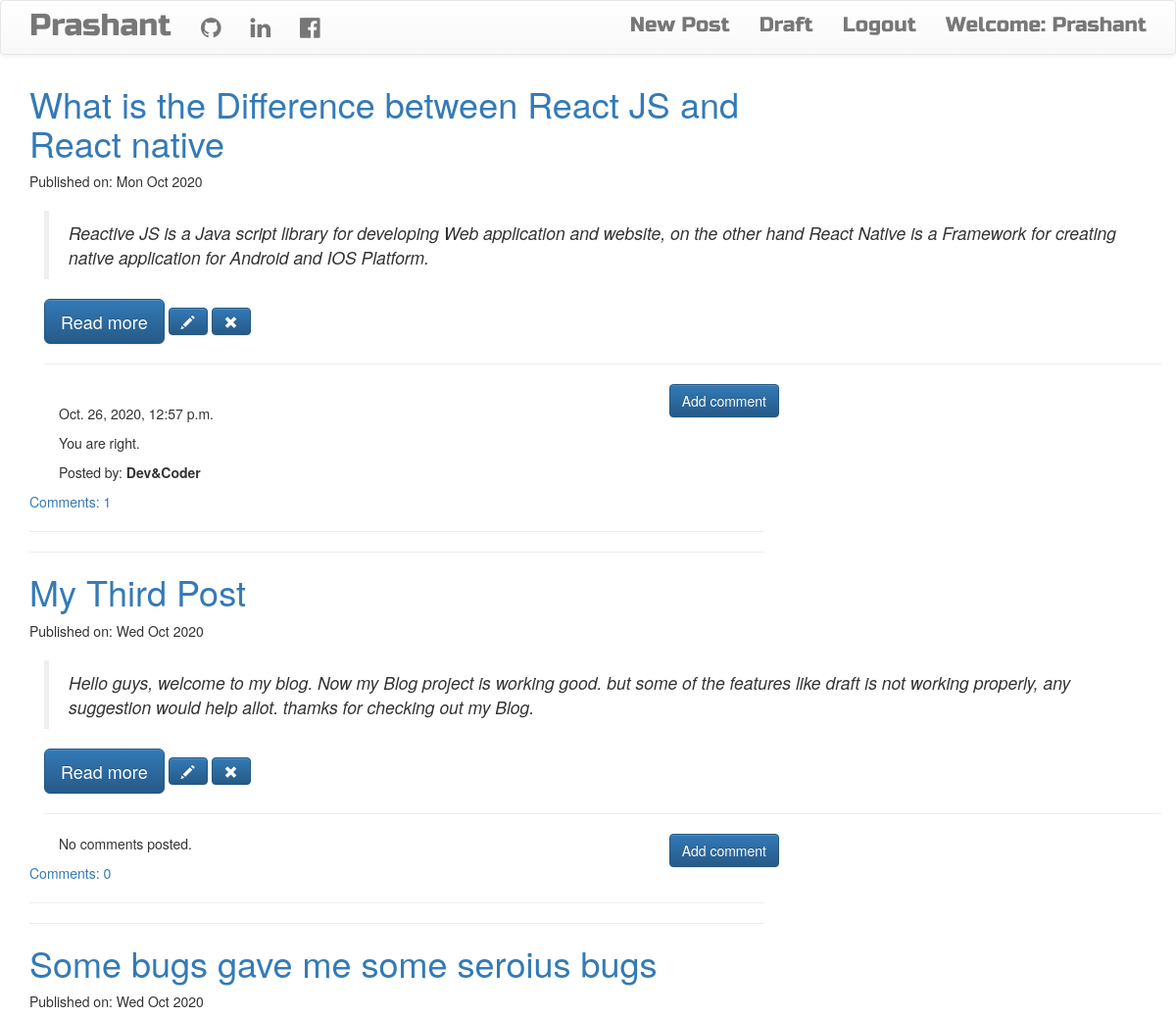
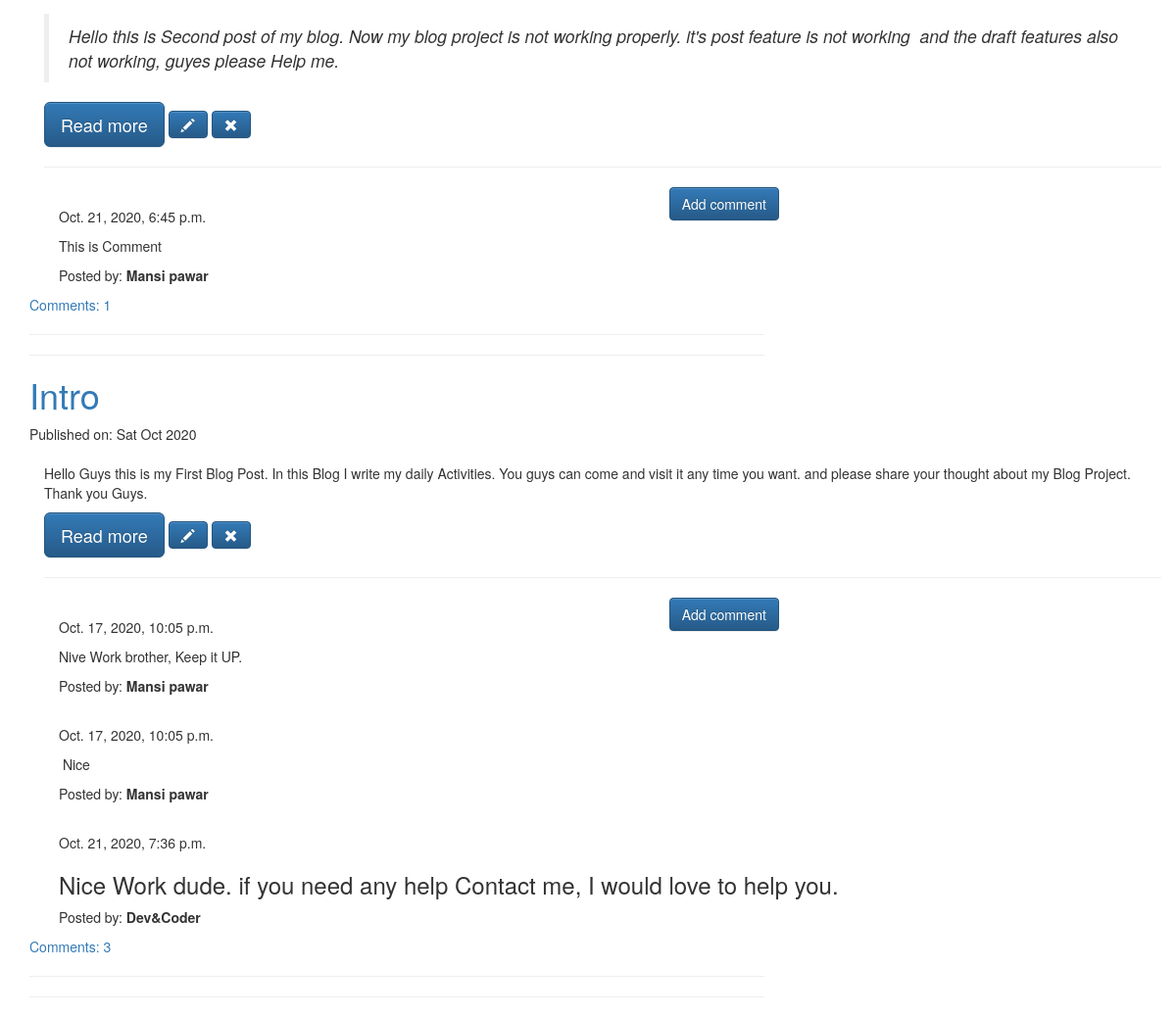
The app's page / (signed in) with its own data (2 pictures, top to bottom).
### blog/models.py (models this page shows, shortened)
class Post(models.Model):
    author = models.ForeignKey('auth.User', on_delete=models.CASCADE,)
    title = models.CharField(max_length=200)
    text = models.CharField(max_length=600)
    create_date = models.DateTimeField(default=timezone.now)
    published_date = models.DateTimeField(blank=True, null=True)
    def approve_comments(self):
        return self.comments.filter(approved_comment=True)

class Comment(models.Model):
    post = models.ForeignKey('blog.Post', related_name='comments', on_delete=models.CASCADE,)
    author = models.CharField(max_length=400)
    text = models.TextField()
    created_date = models.DateTimeField(default=timezone.now())
    approved_comment = models.BooleanField(default=False)

### blog/views.py (the view)
# urls.py: url(r'^$', views.PostListView.as_view(), name='post_list'),
class PostListView(ListView):
    model = Post
    def get_queryset(self):
        return Post.objects.filter(published_date__lte=timezone.now()).order_by('-published_date')

### blog/templates/blog/post_list.html (shortened to what this page needs)
{% extends 'blog/base.html' %}
{% block content %}
<div class="centerstage">
    {% for post in post_list %}
        <div class="post">
            <h1><a href="{% url 'post_detail' pk=post.pk %}">{{ post.title }}</a></h1>
            <div class="date">
                <p>Published on: {{ post.published_date|date:"D M Y"}}</p>
                <div class="container">
                    <p class='postcontent' >{{ post.text|safe|linebreaksbr }}</p>
                    <a class="btn btn-primary btn-lg" href="{% url 'post_detail' pk=post.pk %}" role="button">Read more</a>
                    {% if user.is_authenticated %}
                        <a class="btn btn-primary" href="{% url 'post_edit' pk=post.pk %}">
                            <span class="glyphicon glyphicon-pencil"></span>
                        </a>
                        <a class="btn btn-primary" href="{% url 'post_remove' pk=post.pk %}">
                            <span class="glyphicon glyphicon-remove"></span>
                        </a>
                    {% endif %}
                    <hr class="my-4">
                    <a class="btn btn-primary btn-comment" href="{% url 'add_comment_to_post' pk=post.pk %}">Add comment</a>
                    <div class="container">
                        {% for comment in post.comments.all %}
                          <br>
                              {% if user.is_authenticated or comment.approved_comment %}
                                {{ comment.created_date }}
                                <p>{{ comment.text|safe|linebreaks }}</p>
                                <p>Posted by: <strong>{{ comment.author }}</strong></p>
                              {% endif %}
                          {% empty %}
                              <p>No comments posted.</p>
                        {% endfor %}
                </div>
            </div>
            <a href="{% url 'post_detail' pk=post.pk %}">Comments: {{ post.approve_comments.count }}</a>
                <hr class="my-4">
                <hr class="my-4">
        </div>
    {% endfor %}
</div>
{% endblock %}

### blog/templates/blog/base.html (shortened to what this page needs)
{% load static %}
<html lang="en">
<head>
    <link rel="stylesheet" href="https://cdnjs.cloudflare.com/ajax/libs/font-awesome/4.7.0/css/font-awesome.min.css">
    <link rel="stylesheet" href="https://stackpath.bootstrapcdn.com/bootstrap/3.4.1/css/bootstrap.min.css"
>
    <link rel="stylesheet" href="https://stackpath.bootstrapcdn.com/bootstrap/3.4.1/css/bootstrap-theme.min.css"
>
    <link rel="stylesheet" href="//cdn.jsdelivr.net/npm/medium-editor@latest/dist/css/medium-editor.min.css"
      type="text/css" media="screen" charset="utf-8">
    <link rel="stylesheet" href="{% static 'css/blog.css' %}">
</head>
<body class="loader">
    <nav class="navbar navbar-default techfont custom-navbar">
        <div class="container">
            <ul class="nav navbar-nav">
                <li><a class="navbar-brand bigbrand" href="{% url 'post_list' %}">Prashant</a></li>
                <li><a href="https://github.com/Prashantpanwar2504"><i class="fa fa-github" aria-hidden="true" style="font-size:24px"></i></a></li>
                <li><a href="https://linkedin.com/prashant-panwar-ab7242189" ><i class="fa fa-linkedin" aria-hidden="true" style="font-size:24px"></i></a></li>
                <li><a href="https://facebook.com/prashant.panwar.967" ><i class="fa fa-facebook-official" aria-hidden="true" style="font-size:24px"></i></a></li>
            </ul>
            <ul class="nav navbar-nav navbar-right">
                {% if user.is_authenticated %}
                    <li>
                        <a href="{% url 'post_new' %}">New Post</a>
                    </li>
                    <li>
                        <a href="{% url 'post_draft_list' %}">Draft</a>
                    </li>
                    <li>
                        <a href="{% url 'logout' %}">Logout</a>
                    </li>
                    <li>
                        <a>Welcome: {{ user.username }}</a>
                    </li>
                {% else %}
                <li><a href="{% url 'about' %}">About</a></li>
                <li><a class="nav navbar-right" href="{% url 'login' %}"><i class="fa fa-user" aria-hidden="true" style="font-size:24px"></i></a></li>
                {% endif %}
            </ul>
        </div>
    </nav>
    <div class="content container">
        <div class="row">
            <div class="col-md-8">
                <div class="blog_posts">
                    {% block content %}
                    {% endblock %}
                </div>
            </div>
        </div>
    </div>
</body>
</html>

### blog/static/css/blog.css (style rules this page uses)
.techfont { font-family:'Russo One',sans-serif; font-size: 1.5em; margin-bottom: 10px; }
.bigbrand { font-size: 1.5em; }
.centerstage { margin-left:auto; margin-right:auto; }
.postcontent { font-family:'Playfair'; font-size: 1.5em; }
.btn-comment { position: absolute; right: 0px; }
.loader { filter:hue-rotate(0deg); color:linear-gradient(45deg,#0f8,#08f); animation:hue 10000ms infinite linear; }

### records on screen
Post: title "What is the Difference between React JS and React native", published_date "Mon Oct 2020", text "Reactive JS is a Java script library for developing Web application and website, on the other hand React Native is a Framework for creating native application for Android and IOS Platform.", approve_comments.count "1"
Comment: created_date "Oct. 26, 2020, 12:57 p.m.", text "You are right.", author "Dev&Coder"
Post: title "My Third Post", published_date "Wed Oct 2020", text "Hello guys, welcome to my blog. Now my Blog project is working good. but some of the features like draft is not working properly, any suggestion would help allot. thamks for checking out my Blog.", approve_comments.count "0"
Post: title "Some bugs gave me some seroius bugs", published_date "Wed Oct 2020", text "Hello this is Second post of my blog. Now my blog project is not working properly. it's post feature is not working and the draft features also not working, guyes please Help me.", approve_comments.count "1"
Comment: created_date "Oct. 21, 2020, 6:45 p.m.", text "This is Comment", author "Mansi pawar"
Post: title "Intro", published_date "Sat Oct 2020", text "Hello Guys this is my First Blog Post. In this Blog I write my daily Activities. You guys can come and visit it any time you want. and please share your thought about my Blog Project. Thank you Guys.", approve_comments.count "3"
Comment: created_date "Oct. 17, 2020, 10:05 p.m.", text "Nive Work brother, Keep it UP.", author "Mansi pawar"
Comment: created_date "Oct. 17, 2020, 10:05 p.m.", text "Nice", author "Mansi pawar"
Comment: created_date "Oct. 21, 2020, 7:36 p.m.", text "Nice Work dude. if you need any help Contact me, I would love to help you.", author "Dev&Coder"

### other values on screen
{{ user.username }} "Prashant"
